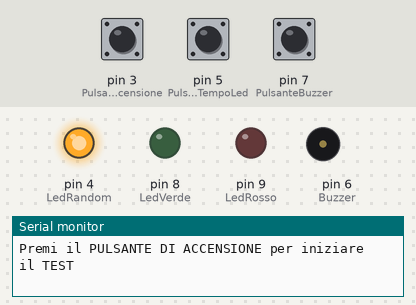
A sketch run on a simulated Arduino Uno, built with avr-gcc and run on an emulated ATmega328P. Parts: output pins drawn as LEDs (lit = HIGH), buzzer (waves = sounding, pin HIGH), the last lines printed to the serial monitor. The inputs (shaded band) are chosen by the test bench; at power-on: pin 5 (PulsanteTempoLed) LOW, pin 7 (PulsanteBuzzer) LOW, pin 3 (PulsanteAccensione) HIGH. Random numbers use the default seed unless the sketch sets one.

Above: at 2.6 s.
2.7 s: pin 5 (PulsanteTempoLed) pulled HIGH for 0.15 s
At 4.1 s:
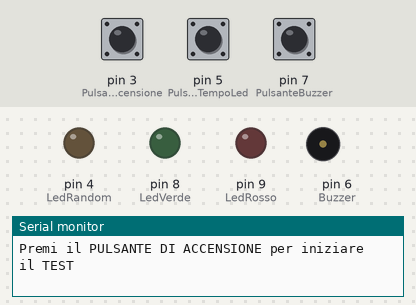
5.8 s: pin 7 (PulsanteBuzzer) pulled HIGH for 3.2 s
At 8.3 s:
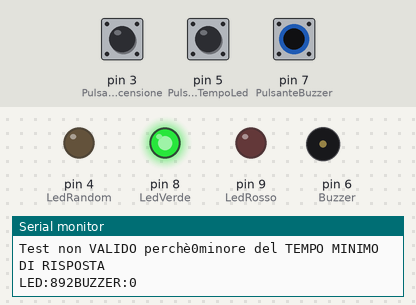
11.4 s: pin 5 (PulsanteTempoLed) pulled HIGH for 3.2 s
At 18.8 s:
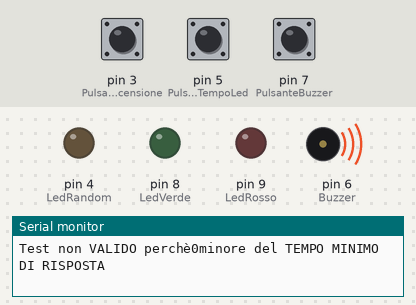
19.1 s: pin 7 (PulsanteBuzzer) pulled HIGH for 0.15 s
At 20.1 s:
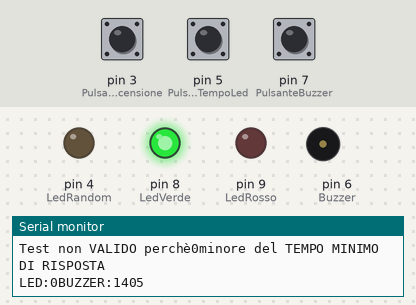
Timing chart, 0 to 25.5 s (numbered marks = the images above; inputs shaded):
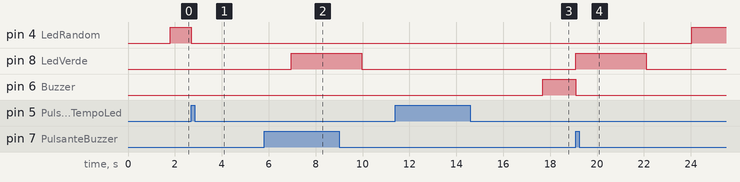

Measured:
- after the input at 2.7 s, pin 4 (LedRandom): HIGH → LOW at once
- after the input at 5.8 s, pin 8 (LedVerde): LOW → HIGH after 1.2 s, → LOW 3.0 s later
- after the input at 11.4 s, pin 6 (Buzzer): LOW → HIGH after 6.3 s
- after the input at 19.1 s, pin 4 (LedRandom): LOW → HIGH after 4.9 s; pin 8 (LedVerde): LOW → HIGH at once, → LOW 3.0 s later; pin 6 (Buzzer): HIGH → LOW at once

The sketch:

Baccega_Alberto_RIFLESSI.ino
```cpp
//PROGRAMMA RIFLESSI BACCEGA ALBERTO

int PulsanteAccensione;   //Pulsante per accendere il PROGRAMMA
int LedRandom;            //LED che si accenderà in modo RANDOMICO
int PulsanteTempoLed;     //Pulsante per spegnere il LED e poter calcolare i MILLISECONDI INIZIALI
int Buzzer;               //BUZZER che si accenderà in modo RANDOMDOMICO
int PulsanteBuzzer;       //Pulsante per spegnere il BUZZER e poter calcolare i MILLISECONDI FINALI
int LedVerde;             //LED VERDE se il tempo è minore di 1000 ms
int LedRosso;             //LED ROSSO se il tempo è maggiore dei 1000 ms
int TempoMinimo;          //Tempo minimo così da far crashare il programma in caso di tasti premuti a caso
int TempoMinimoLed;       //Tempo minimo peril LED ROSSO O VERDE a seconda dei millisecondi
int AppoggioA;            //Campo per poter utilizzare la VARIABILE A nel METODO TestRiflessi
int AppoggioB;            //Campo per poter utilizzare la VARIABILE B nel METODO TestRiflessi
int AppoggioC;            //Campo per poter utilizzare la VARIABILE C nel METODO TestRiflessi
int AppoggioD;            //Campo per poter utilizzare la VARIABILE D nel METODO TestRiflessi
int AppoggioE;            //Campo per poter utilizzare la VARIABILE E nel METODO TestRiflessi
int AppoggioF;            //Campo per poter utilizzare la VARIABILE F nel METODO TestRiflessi

void setup() {
  //assegno le VARIABILI citate sopra
  PulsanteAccensione = 3;
  LedRandom = 4;
  PulsanteTempoLed = 5;
  Buzzer = 6;
  PulsanteBuzzer = 7;
  LedVerde = 8;
  LedRosso = 9;
  TempoMinimo = 70;
  TempoMinimoLed = 1000;
  Serial.begin(9600);
  pinMode(PulsanteAccensione, INPUT);  //Inserisco INPUT per tutti i PULSANTI
  pinMode(LedRandom, OUTPUT);
  pinMode(PulsanteTempoLed, INPUT);    //Inserisco INPUT per tutti i PULSANTI
  pinMode(Buzzer, OUTPUT);
  pinMode(PulsanteBuzzer, INPUT);      //Inserisco INPUT per tutti i PULSANTI
  pinMode(LedVerde, OUTPUT);
  pinMode(LedRosso, OUTPUT);
}

void loop() {
  TestRiflessi("Premi il PULSANTE DI ACCENSIONE per iniziare il TEST",PulsanteAccensione,LedRandom,AppoggioA,AppoggioB,AppoggioC,AppoggioD,AppoggioE,AppoggioF);
}

void TestRiflessi(String inizio,int domanda,int risposta, int a, int b, int c, int d, int e,int f)
{
    Serial.println(inizio);
    while(digitalRead(PulsanteAccensione) == LOW) {}
      delay(random(1000, 5000));
      d = millis();
      digitalWrite(LedRandom,HIGH);
      while(digitalRead(PulsanteTempoLed) == LOW) {}
      a = millis();
      e = a - d;
      digitalWrite(LedRandom,LOW);
      if ( e < TempoMinimo)
      {
        Serial.println("Test non VALIDO perchè" + String(e) + "minore del TEMPO MINIMO DI RISPOSTA");
      }
      while(digitalRead(PulsanteTempoLed) == LOW) {}
        delay(random(1000,5000));
        f = millis();
        digitalWrite(Buzzer,HIGH);
        while(digitalRead(PulsanteBuzzer) == LOW) {}
        b = millis();
        c = b - f;
        digitalWrite(Buzzer,LOW);
        if ( c < TempoMinimo)
        {
          Serial.println("Test non VALIDO perchè" + String(c) + "minore del TEMPO MINIMO DI RISPOSTA");
        }
        while(digitalRead(PulsanteBuzzer) == LOW) {}
          Serial.println("LED:" + String(e) + "BUZZER:" + String(c));
          if ( e > TempoMinimoLed && c > TempoMinimoLed )
            {
              digitalWrite(LedRosso, HIGH);
              delay(3000);
              digitalWrite(LedRosso, LOW);
            }
            else
            {
              digitalWrite(LedVerde, HIGH);
              delay(3000);
              digitalWrite(LedVerde, LOW);
            }
        }
```
